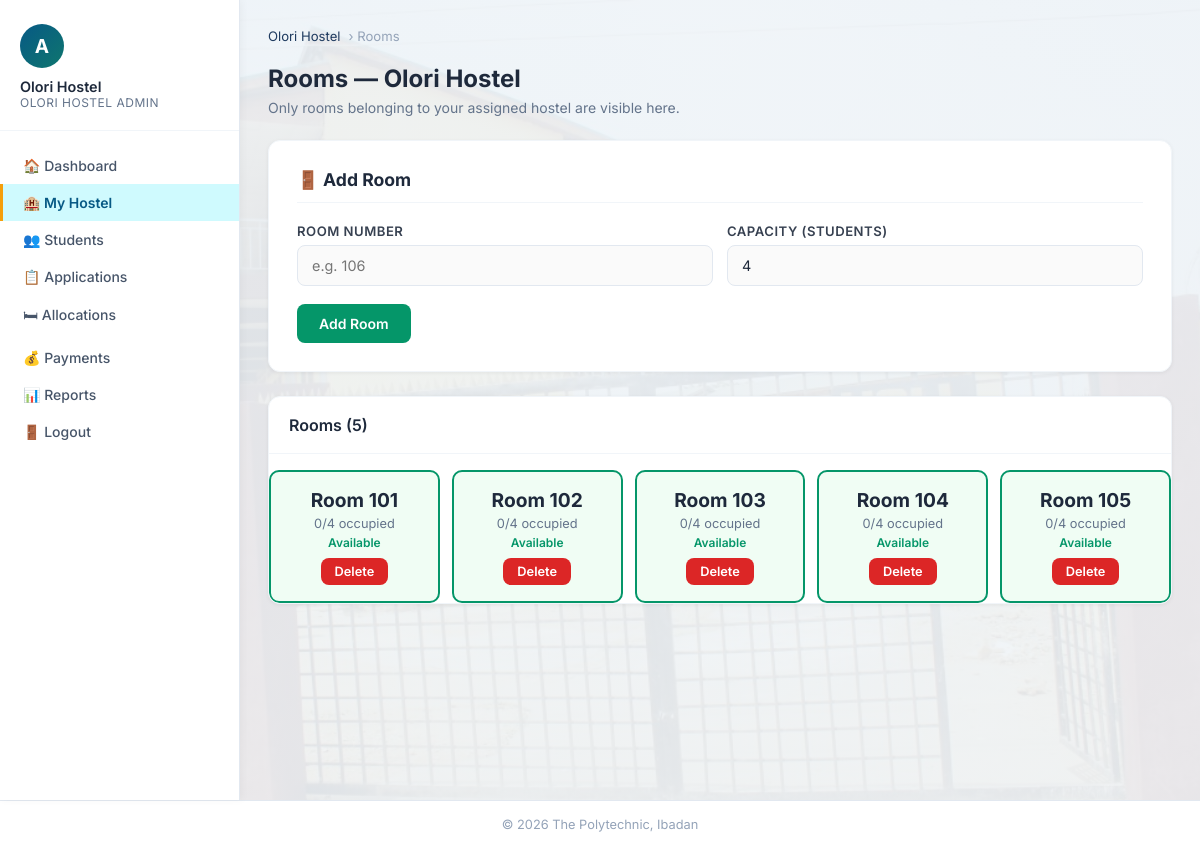
Page /admin/rooms.php (signed in) on the committed database.
### tables this page shows
CREATE TABLE hostels (
    hostel_id INT AUTO_INCREMENT PRIMARY KEY,
    hostel_name VARCHAR(150) NOT NULL UNIQUE,
    hostel_type ENUM('Male','Female') NOT NULL,
    total_rooms INT NOT NULL DEFAULT 0,
    created_at DATETIME DEFAULT CURRENT_TIMESTAMP
);

CREATE TABLE rooms (
    room_id INT AUTO_INCREMENT PRIMARY KEY,
    hostel_id INT NOT NULL,
    room_number VARCHAR(50) NOT NULL,
    capacity INT NOT NULL DEFAULT 4,
    occupied INT NOT NULL DEFAULT 0,
    status ENUM('Available','Full') NOT NULL DEFAULT 'Available',
    UNIQUE KEY uq_hostel_room (hostel_id, room_number),
    FOREIGN KEY (hostel_id) REFERENCES hostels(hostel_id) ON DELETE CASCADE
);

### includes/admin_auth.php (called while the page is built, shortened)
<?php
$admin_hostel_id = (int) $_SESSION['admin_hostel_id'];
function current_admin_hostel(PDO $pdo): array {
    global $admin_hostel_id;
    $stmt = $pdo->prepare('SELECT hostel_id, hostel_name, hostel_type, total_rooms FROM hostels WHERE hostel_id = ?');
    $stmt->execute([$admin_hostel_id]);
    $hostel = $stmt->fetch();
    return $hostel;
}

### admin/rooms.php (the view, shortened to what this page needs)
<?php
require_once '../includes/admin_auth.php';
$hostel = current_admin_hostel($pdo);
$hostel_id = $admin_hostel_id;
$roomsStmt = $pdo->prepare("SELECT r.*, COUNT(a.allocation_id) AS alloc_count
    FROM rooms r
    LEFT JOIN allocations a ON r.room_id=a.room_id AND a.status='Active'
    WHERE r.hostel_id=?
    GROUP BY r.room_id
    ORDER BY r.room_number");
$roomsStmt->execute([$hostel_id]);
$rooms = $roomsStmt->fetchAll();
?>
<!DOCTYPE html>
<html lang="en">
<head>
<link rel="stylesheet" href="../css/style.css?v=7">
</head>
<body>
<div class="wrapper admin-layout">
<aside class="sidebar">
    <div class="user-info">
        <div class="avatar">A</div>
        <div class="name"><?= htmlspecialchars($_SESSION['admin_name']) ?></div>
        <div class="role"><?= htmlspecialchars($hostel['hostel_name']) ?> Admin</div>
    </div>
    <nav class="sidebar-nav">
        <a href="dashboard.php">🏠 Dashboard</a>
        <a href="hostels.php" class="active">🏨 My Hostel</a>
        <a href="students.php">👥 Students</a>
        <a href="applications.php">📋 Applications</a>
        <a href="allocations.php">🛏 Allocations</a>
        <a href="payments.php">💰 Payments</a>
        <a href="reports.php">📊 Reports</a>
        <a href="logout.php">🚪 Logout</a>
    </nav>
</aside>
<main class="main">
    <div class="breadcrumb"><a href="hostels.php"><?= htmlspecialchars($hostel['hostel_name']) ?></a> &rsaquo; Rooms</div>
    <div class="page-title">Rooms — <?= htmlspecialchars($hostel['hostel_name']) ?></div>
    <div class="page-subtitle">Only rooms belonging to your assigned hostel are visible here.</div>
    <div class="form-card" style="max-width:100%;margin-bottom:24px;">
        <h3>🚪 Add Room</h3>
        <form method="POST">
            <div class="form-row">
                <div class="form-group">
                    <label>Room Number</label>
                    <input type="text" name="room_number" placeholder="e.g. 106" maxlength="50" required>
                </div>
                <div class="form-group">
                    <label>Capacity (Students)</label>
                    <input type="number" name="capacity" min="1" max="10" value="4" required>
                </div>
            </div>
            <button type="submit" name="add_room" class="btn btn-success">Add Room</button>
        </form>
    </div>
    <div class="card">
        <div class="card-header"><h3>Rooms (<?= count($rooms) ?>)</h3></div>
        <div class="room-grid">
            <?php foreach ($rooms as $r): ?>
            <div class="room-item <?= strtolower($r['status']) ?>">
                <div class="room-num">Room <?= htmlspecialchars($r['room_number']) ?></div>
                <div style="font-size:.8rem;color:#64748b;margin:4px 0;"><?= (int)$r['occupied'] ?>/<?= (int)$r['capacity'] ?> occupied</div>
                <div class="room-status"><?= htmlspecialchars($r['status']) ?></div>
                <div style="margin-top:8px;">
                    <?php if ((int)$r['occupied'] === 0): ?>
                        <a href="?delete_room=<?= (int)$r['room_id'] ?>" class="btn btn-danger btn-sm" onclick="return confirm('Delete room <?= htmlspecialchars($r['room_number'], ENT_QUOTES) ?>?')">Delete</a>
                    <?php else: ?>
                        <span style="color:#94a3b8;font-size:.8rem;">Occupied</span>
                    <?php endif; ?>
                </div>
            </div>
            <?php endforeach; ?>
        </div>
    </div>
</main>
</div>
<div class="footer">&copy; <?= date('Y') ?> The Polytechnic, Ibadan</div>
</body>
</html>

### css/style.css (style rules this page uses)
* { margin: 0; padding: 0; box-sizing: border-box; }
body { font-family: 'Inter', sans-serif; background-image: linear-gradient(rgba(240,244,248,0.93), rgba(240,244,248,0.93)), url('../assets/olorihostel.jpg'); background-position: center; background-size: cover; background-attachment: fixed; color: #1e293b; min-height: 100vh; }
.form-group { margin-bottom: 18px; }
.form-group label { display: block; font-size: 0.82rem; font-weight: 600; color: #374151; margin-bottom: 6px; text-transform: uppercase; letter-spacing: 0.5px; }
.form-group input, .form-group select, .form-group textarea { width: 100%; padding: 11px 14px; border: 1.5px solid #e2e8f0; border-radius: 8px; font-size: 0.9rem; font-family: 'Inter', sans-serif; color: #1e293b; transition: border-color 0.2s, box-shadow 0.2s; background: #fafafa; }
.form-row { display: grid; grid-template-columns: 1fr 1fr; gap: 14px; }
.btn { display: inline-flex; align-items: center; justify-content: center; gap: 7px; padding: 11px 22px; border-radius: 8px; font-size: 0.875rem; font-weight: 600; font-family: 'Inter', sans-serif; cursor: pointer; border: none; transition: all 0.2s; text-decoration: none; }
.btn-success { background: #059669; color: white; }
.btn-danger { background: #dc2626; color: white; }
.btn-sm { padding: 6px 14px; font-size: 0.8rem; }
.wrapper { display: flex; min-height: calc(100vh - 64px); }
.sidebar { width: 240px; background: white; border-right: 1px solid #e2e8f0; padding: 24px 0; flex-shrink: 0; box-shadow: 2px 0 8px rgba(0,0,0,0.04); }
.sidebar .user-info { padding: 0 20px 20px; border-bottom: 1px solid #f1f5f9; margin-bottom: 16px; }
.sidebar .user-info .avatar { width: 44px; height: 44px; background: linear-gradient(135deg, #075985 0%, #0f766e 100%); border-radius: 50%; display: flex; align-items: center; justify-content: center; color: white; font-size: 1.2rem; font-weight: 700; margin-bottom: 10px; }
.sidebar .user-info .name { font-size: 0.9rem; font-weight: 600; color: #1e293b; }
.sidebar .user-info .role { font-size: 0.75rem; color: #64748b; text-transform: uppercase; letter-spacing: 0.5px; }
.sidebar-nav a { display: flex; align-items: center; gap: 10px; padding: 10px 20px; color: #475569; text-decoration: none; font-size: 0.875rem; font-weight: 500; transition: all 0.2s; border-left: 3px solid transparent; }
.sidebar-nav a.active { background: #cffafe; color: #075985; border-left-color: #f59e0b; font-weight: 600; }
.main { flex: 1; padding: 28px; overflow-x: hidden; }
.page-title { font-size: 1.5rem; font-weight: 700; color: #1e293b; margin-bottom: 6px; }
.page-subtitle { font-size: 0.875rem; color: #64748b; margin-bottom: 24px; }
.card { background: white; border-radius: 12px; box-shadow: 0 1px 4px rgba(0,0,0,0.06); border: 1px solid #f1f5f9; overflow: hidden; margin-bottom: 24px; }
.card-header { padding: 18px 20px; border-bottom: 1px solid #f1f5f9; display: flex; align-items: center; justify-content: space-between; }
.card-header h3 { font-size: 1rem; font-weight: 600; color: #1e293b; }
.breadcrumb { display: flex; align-items: center; gap: 8px; font-size: 0.82rem; color: #94a3b8; margin-bottom: 20px; }
.breadcrumb a { color: #1e3a5f; text-decoration: none; }
.form-card { background: white; border-radius: 12px; padding: 28px; box-shadow: 0 1px 4px rgba(0,0,0,0.06); border: 1px solid #f1f5f9; max-width: 600px; }
.form-card h3 { font-size: 1.1rem; font-weight: 700; color: #1e293b; margin-bottom: 20px; padding-bottom: 12px; border-bottom: 1px solid #f1f5f9; }
.room-grid { display: grid; grid-template-columns: repeat(auto-fill, minmax(160px, 1fr)); gap: 12px; margin-top: 16px; }
.room-item { background: #f8fafc; border: 2px solid #e2e8f0; border-radius: 10px; padding: 16px; text-align: center; transition: all 0.2s; }
.room-item.available { border-color: #059669; background: #f0fdf4; }
.room-item .room-num { font-size: 1.2rem; font-weight: 700; color: #1e293b; margin-bottom: 4px; }
.room-item .room-status { font-size: 0.75rem; font-weight: 600; }
.room-item.available .room-status { color: #059669; }
.footer { background: white; border-top: 1px solid #e2e8f0; padding: 16px 28px; text-align: center; font-size: 0.8rem; color: #94a3b8; }
.wrapper.admin-layout { min-height: 100vh; }

### rows in the picture
hostels: hostel_name "OLORI HOSTEL", hostel_name "Olori Hostel"
rooms: room_number "101", occupied "0", capacity "4", status "Available"
rooms: room_number "102", occupied "0", capacity "4", status "Available"
rooms: room_number "103", occupied "0", capacity "4", status "Available"
rooms: room_number "104", occupied "0", capacity "4", status "Available"
rooms: room_number "105", occupied "0", capacity "4", status "Available"

### other values in the picture
$_SESSION['admin_name'] "Olori Hostel"
count($rooms) "5"
